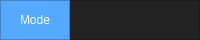
     <widget class="QFrame" name="Top_Bar">
      <property name="maximumSize">
       <size>
        <width>16777215</width>
        <height>40</height>
       </size>
      </property>
      <property name="styleSheet">
       <string notr="true">background-color: rgb(35, 35, 35);</string>
      </property>
      <property name="frameShape">
       <enum>QFrame::NoFrame</enum>
      </property>
      <property name="frameShadow">
       <enum>QFrame::Raised</enum>
      </property>
      <layout class="QHBoxLayout" name="horizontalLayout">
       <property name="spacing">
        <number>0</number>
       </property>
       <property name="leftMargin">
        <number>0</number>
       </property>
       <property name="topMargin">
        <number>0</number>
       </property>
       <property name="rightMargin">
        <number>0</number>
       </property>
       <property name="bottomMargin">
        <number>0</number>
       </property>
       <item>
        <widget class="QFrame" name="frame_toggle">
         <property name="maximumSize">
          <size>
           <width>70</width>
           <height>40</height>
          </size>
         </property>
         <property name="styleSheet">
          <string notr="true">background-color: rgb(85, 170, 255);</string>
         </property>
         <property name="frameShape">
          <enum>QFrame::StyledPanel</enum>
         </property>
         <property name="frameShadow">
          <enum>QFrame::Raised</enum>
         </property>
         <layout class="QVBoxLayout" name="verticalLayout_2">
          <property name="spacing">
           <number>0</number>
          </property>
          <property name="leftMargin">
           <number>0</number>
          </property>
          <property name="topMargin">
           <number>0</number>
          </property>
          <property name="rightMargin">
           <number>0</number>
          </property>
          <property name="bottomMargin">
           <number>0</number>
          </property>
          <item>
           <widget class="QPushButton" name="Btn_Toggle">
            <property name="sizePolicy">
             <sizepolicy hsizetype="Expanding" vsizetype="Expanding">
              <horstretch>0</horstretch>
              <verstretch>0</verstretch>
             </sizepolicy>
            </property>
            <property name="styleSheet">
             <string notr="true">color: rgb(255, 255, 255);
border: 0px solid;</string>
            </property>
            <property name="text">
             <string>Mode</string>
            </property>
           </widget>
          </item>
         </layout>
        </widget>
       </item>
       <item>
        <widget class="QFrame" name="frame_top">
         <property name="frameShape">
          <enum>QFrame::StyledPanel</enum>
         </property>
         <property name="frameShadow">
          <enum>QFrame::Raised</enum>
         </property>
        </widget>
       </item>
      </layout>
     </widget>
